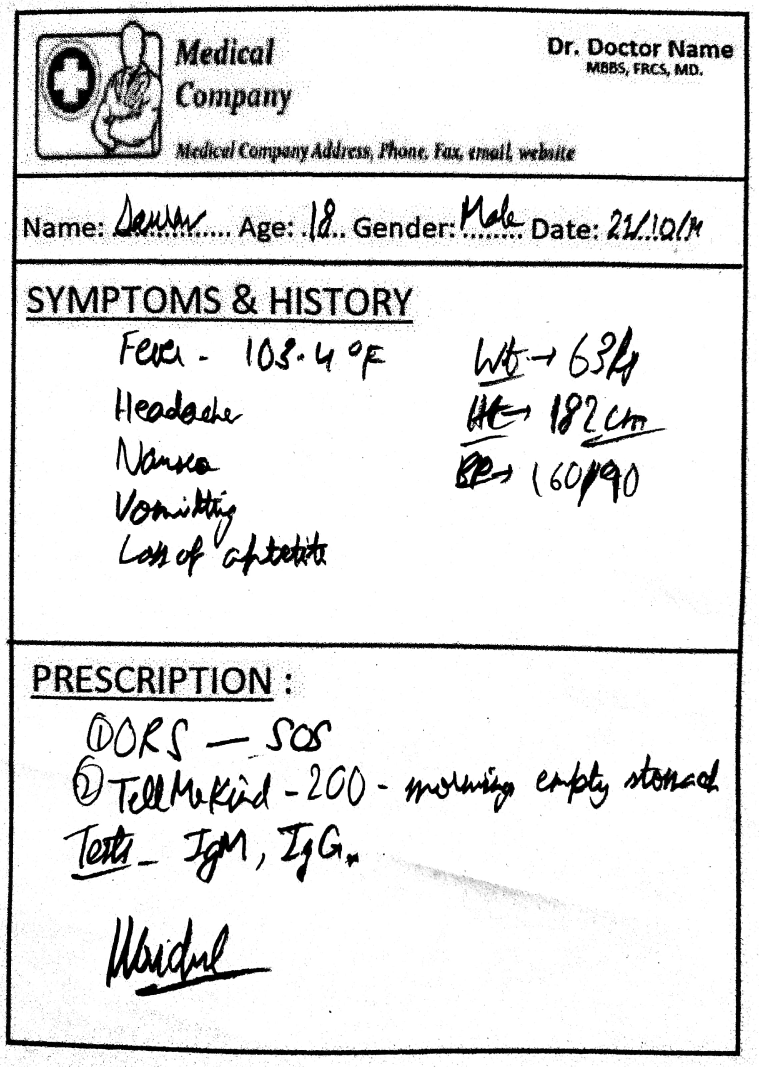
#> input picture test dataset/New Doc 2018-03-21_10.jpg, 2276 x 3200 px, found by its file name (shown at 1/3 size)
$ python box.py '../test dataset/New Doc 2018-03-21_1.jpg' '../test dataset/New Doc 2018-03-21_10.jpg'
#> lines starting #> are read from the running program, lines starting #| are printed output that depends on the picture; after the words box and inside, x2 and y2 are one past the last pixel; in counts of white or black regions, pixels touching at a corner belong together
#> further down, img1 is the input picture: shape (3200, 2276, 3); min 0, max 255, mean 226.3
### static/four_point_transform.py
# import the necessary packages
import numpy as np
import cv2

def order_points(pts):
	# initialzie a list of coordinates that will be ordered
	# such that the first entry in the list is the top-left,
	# the second entry is the top-right, the third is the
	# bottom-right, and the fourth is the bottom-left
	rect = np.zeros((4, 2), dtype = "float32")

	# the top-left point will have the smallest sum, whereas
	# the bottom-right point will have the largest sum
	s = pts.sum(axis = 1)
	rect[0] = pts[np.argmin(s)]
	rect[2] = pts[np.argmax(s)]

	# now, compute the difference between the points, the
	# top-right point will have the smallest difference,
	# whereas the bottom-left will have the largest difference
	diff = np.diff(pts, axis = 1)
	rect[1] = pts[np.argmin(diff)]
	rect[3] = pts[np.argmax(diff)]

	# return the ordered coordinates
	return rect

def four_point_transform(image, pts):
	# obtain a consistent order of the points and unpack them
	# individually
	rect = order_points(pts)
	(tl, tr, br, bl) = rect

	# compute the width of the new image, which will be the
	# maximum distance between bottom-right and bottom-left
	# x-coordiates or the top-right and top-left x-coordinates
	widthA = np.sqrt(((br[0] - bl[0]) ** 2) + ((br[1] - bl[1]) ** 2))
	widthB = np.sqrt(((tr[0] - tl[0]) ** 2) + ((tr[1] - tl[1]) ** 2))
	maxWidth = max(int(widthA), int(widthB))

	# compute the height of the new image, which will be the
	# maximum distance between the top-right and bottom-right
	# y-coordinates or the top-left and bottom-left y-coordinates
	heightA = np.sqrt(((tr[0] - br[0]) ** 2) + ((tr[1] - br[1]) ** 2))
	heightB = np.sqrt(((tl[0] - bl[0]) ** 2) + ((tl[1] - bl[1]) ** 2))
	maxHeight = max(int(heightA), int(heightB))

	# now that we have the dimensions of the new image, construct
	# the set of destination points to obtain a "birds eye view",
	# (i.e. top-down view) of the image, again specifying points
	# in the top-left, top-right, bottom-right, and bottom-left
	# order
	dst = np.array([
		[0, 0],
		[maxWidth - 1, 0],
		[maxWidth - 1, maxHeight - 1],
		[0, maxHeight - 1]], dtype = "float32")

	# compute the perspective transform matrix and then apply it
	M = cv2.getPerspectiveTransform(rect, dst)
	warped = cv2.warpPerspective(image, M, (maxWidth, maxHeight))

	# return the warped image
	return warped

### static/box.py
import sys
import os
import cv2
import numpy as np
# import imutils
from four_point_transform import four_point_transform

fullpath=os.path.dirname(os.path.realpath(__file__))

timestamp = sys.argv[1]
file_ext = sys.argv[2]


def func(image):
	bordersize=100
	image_padded=cv2.copyMakeBorder(image, top=bordersize, bottom=bordersize, left=bordersize, right=bordersize, borderType= cv2.BORDER_CONSTANT, value=[255,255,255])
	cpy = image_padded.copy()

	gray = cv2.cvtColor(cpy,cv2.COLOR_BGR2GRAY)
	#cv2.imshow("gray", imutils.resize(gray, height = 650))
	#cv2.waitKey(0)

	noiserem = cv2.GaussianBlur(gray, (5,5), 0)

	edges = cv2.Canny(noiserem,150,200,apertureSize = 3)
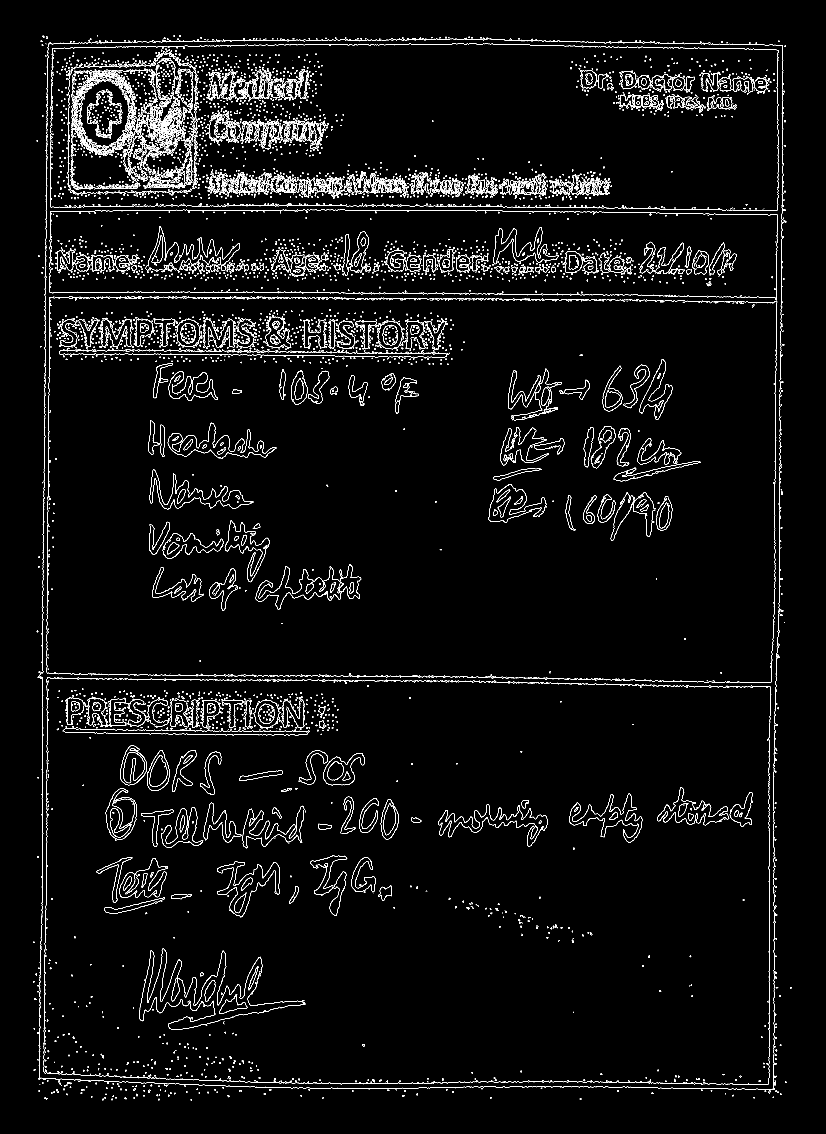
#> edges: shape (3400, 2476) (shown at 1/3 size); 2.7% white in thin lines or dots, all inside (x1, y1, x2, y2) = (99, 105, 2375, 3301)
	#cv2.imshow("edges", imutils.resize(edges, height = 650))
	#cv2.waitKey(0)

	lines = cv2.HoughLines(edges,2,np.pi/180,600)
#> lines = 85 rows, first 8: [140, 0], [128, 0], [630, 1.57], [2324, 0], [2308, 0], [574, 1.57], [108, 1.59], [584, 1.55]

	for x in range(0, len(lines)):
    	#for x1,y1,x2,y2 in lines[x]:
		for rho,theta in lines[x]:
	    		a = np.cos(theta)
	    		b = np.sin(theta)
	    		x0 = a*rho
	    		y0 = b*rho

	    		x1 = int(x0 + 10000*(-b))
	    		y1 = int(y0 + 10000*(a))
	    		x2 = int(x0 - 10000*(-b))
	    		y2 = int(y0 - 10000*(a))


	    		cv2.line(cpy,(x1,y1),(x2,y2),(0,0,255),5)
#> this loop made 85 passes

	#cv2.imshow("This",imutils.resize(cpy, height = 650))
	#cv2.waitKey(0)
	x_tl = -10000
	y_tl = -10000

	x_tr = 10000
	y_tr = -10000

	x_bl = -10000
	y_bl = 10000

	x_br = 10000
	y_br = 10000

	points = {}
	#cv2.circle(cpy, (20, 1669), 50, (0,255,0), 10)
	for x in range(len(lines)):
		for y in range(x+1, len(lines)):
			#print(lines)
			r1,theta1 = lines[x][0]
			r2,theta2 = lines[y][0]
			#print(abs(theta1-theta2))

			if((theta1 > 10.0*np.pi/180.0 and theta1< 80.0*np.pi/180.0) or (theta1 > 100.0*np.pi/180.0 and theta1< 170.0*np.pi/180.0)):
				continue
			if((theta2 > 10.0*np.pi/180.0 and theta2< 80.0*np.pi/180.0) or (theta2 > 100.0*np.pi/180.0 and theta2< 170.0*np.pi/180.0)):
				continue
			if(abs(theta1 - theta2)<5.0*np.pi/180.0):
				continue
			if(abs(theta1 - theta2)>175.0*np.pi/180.0):
				continue
			#print([theta1*180.0/np.pi ,theta2*180.0/np.pi])
			s1 = np.sin(theta1)
			c1 = np.cos(theta1)
			s2 = np.sin(theta2)
			c2 = np.cos(theta2)
			d = np.sin(theta2 - theta1)
			x1 = (r1*s2 - r2*s1)/d
			y1 = (r2*c1 - r1*c2)/d
			#points.append([x,y])
			cv2.circle(cpy,(x1,y1), 50, (255,0,0), 10)


			if( (0 - x1)*(0 - x1) + (0 - y1)*(0 - y1) < (0 - x_tl)*(0 - x_tl) + (0 - y_tl)*(0 - y_tl) ):
				x_tl = x1
				y_tl = y1

			if( (0 - x1)*(0 - x1) + (cpy.shape[0] - y1)*(cpy.shape[0] - y1) < (0 - x_bl)*(0 - x_bl) + (cpy.shape[0] - y_bl)*(cpy.shape[0] - y_bl) ):
				x_bl = x1
				y_bl = y1

			if( (cpy.shape[1] - x1)*(cpy.shape[1] - x1) + (0 - y1)*(0 - y1) < (cpy.shape[1] - x_tr)*(cpy.shape[1] - x_tr) + (0 - y_tr)*(0 - y_tr) ):
				x_tr = x1
				y_tr = y1

			if( (cpy.shape[1] - x1)*(cpy.shape[1] - x1) + (cpy.shape[0] - y1)*(cpy.shape[0] - y1) < (cpy.shape[1] - x_br)*(cpy.shape[1] - x_br) + (cpy.shape[0] - y_br)*(cpy.shape[0] - y_br) ):
				x_br = x1
				y_br = y1
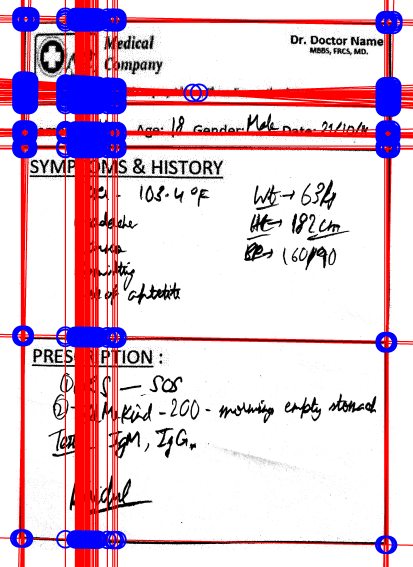
#> cpy: shape (3400, 2476, 3) (shown at 1/6 size); mean B, G, R 213.3, 197.4, 224.9
#> after the loop, x_bl = 115.6; x_br = 2328; x_tl = 128; x_tr = 2360.3; y_bl = 3230.5; y_br = 3269.1; y_tl = 96.25; y_tr = 120

	cv2.circle(cpy,(x_tl,y_tl), 200, (255,255,0), 10)
	cv2.circle(cpy,(x_tr,y_tr), 150, (255,255,0), 10)
	cv2.circle(cpy,(x_bl,y_bl), 100, (255,255,0), 10)
	cv2.circle(cpy,(x_br,y_br), 50, (255,255,0), 10)

	cv2.line(image_padded ,(x_tl,y_tl), (x_tr, y_tr), (255,0,0), 10)
	cv2.line(image_padded ,(x_tr,y_tr), (x_br, y_br), (255,0,0), 10)
	cv2.line(image_padded ,(x_br,y_br), (x_bl, y_bl), (255,0,0), 10)
	cv2.line(image_padded ,(x_bl,y_bl), (x_tl, y_tl), (255,0,0), 10)
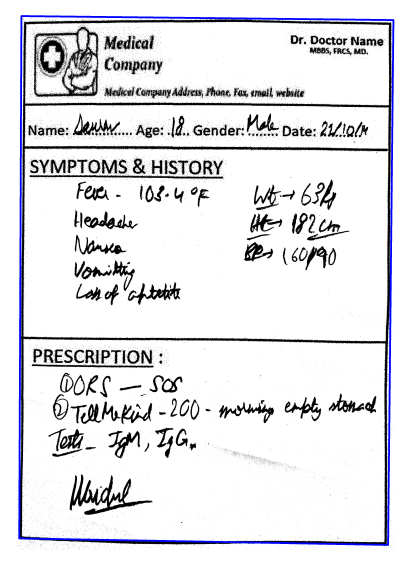
#> image_padded: shape (3400, 2476, 3) (shown at 1/6 size); mean B, G, R 230.7, 227.1, 227.1


	#cv2.imshow("This",imutils.resize(cpy, height = 650))
	#cv2.waitKey(0)

	points = np.array([ [x_tl, y_tl], [x_bl, y_bl], [x_br,y_br], [x_tr, y_tr]])
#> points = [[128, 96.25], [115.6, 3230.5], [2328, 3269.1], [2360.3, 120]]
	return image_padded,points


def pre_process(image):
	cpy = image.copy()
	#cv2.imshow("original",imutils.resize(image,height = 650))
	cpy,points = func(image)
	#cv2.imshow("ouput", imutils.resize(cpy,height = 650))
	warped = four_point_transform(cpy, points)
#> in order_points, `s = pts.sum(axis = 1)`: s = [224.2, 3346.1, 5597.1, 2480.3]
#> in order_points, `diff = np.diff(pts, axis = 1)`: diff = [-31.75, 3114.9, 941.1, -2240.3]
#> in four_point_transform, `rect = order_points(pts)`: rect = [[128, 96.25], [2360.3, 120], [2328, 3269.1], [115.6, 3230.5]]
#> in four_point_transform, `(tl, tr, br, bl) = rect`: tl = [128, 96.25]; tr = [2360.3, 120]; br = [2328, 3269.1]; bl = [115.6, 3230.5]
#> in four_point_transform, `widthA = np.sqrt(((br[0] - bl[0]) ** 2) + ((br[1] - bl[1]) ** 2))`: widthA = 2212.7
#> in four_point_transform, `widthB = np.sqrt(((tr[0] - tl[0]) ** 2) + ((tr[1] - tl[1]) ** 2))`: widthB = 2232.4
#> in four_point_transform, `maxWidth = max(int(widthA), int(widthB))`: maxWidth = 2232
#> in four_point_transform, `heightA = np.sqrt(((tr[0] - br[0]) ** 2) + ((tr[1] - br[1]) ** 2))`: heightA = 3149.3
#> in four_point_transform, `heightB = np.sqrt(((tl[0] - bl[0]) ** 2) + ((tl[1] - bl[1]) ** 2))`: heightB = 3134.3
#> in four_point_transform, `maxHeight = max(int(heightA), int(heightB))`: maxHeight = 3149
#> in four_point_transform, `dst = np.array([ [0, 0], [maxWidth - 1, 0], [maxWidth - 1, maxHeight -..`: dst = [[0, 0], [2231, 0], [2231, 3148], [0, 3148]]
#> in four_point_transform, `M = cv2.getPerspectiveTransform(rect, dst)`: M = [[1, 0.00396, -128.9], [-0.0106, 0.995, -94.46], [2.2e-06, -2.81e-06, 1]]
	#cv2.imshow("warped", imutils.resize(warped, height = 650))
	#cv2.waitKey(0)
	return warped

img1=cv2.imread(fullpath+'/uploads/'+timestamp+'/input.'+file_ext)
warped = pre_process(img1)
img1=cv2.resize(warped,(589,821))
#> img1: shape (821, 589, 3)
cv2.imwrite(fullpath+'/uploads/'+timestamp+'/preprocessed-resized.'+file_ext,img1)


ret,binary = cv2.threshold(img1,205,255,cv2.THRESH_BINARY)
cv2.imwrite(fullpath+'/uploads/'+timestamp+'/binary_for_frontend.'+file_ext, binary)


img=img1
cv_size = lambda img: tuple(img.shape[1::-1])
s=cv_size(img)
#> s = (589, 821)
m=s[1]/821
#> m = 1
ret,img = cv2.threshold(img,120,255,cv2.THRESH_BINARY)
cv2.rectangle(img,(int(8*m),int(8*m)),(int(579*m),int(136*m)),(0,255,0),5)
cv2.rectangle(img,(int(8*m),int(136*m)),(int(579*m),int(204*m)),(0,255,0),5)
cv2.rectangle(img,(int(8*m),int(204*m)),(int(579*m),int(501*m)),(0,255,0),5)
cv2.rectangle(img,(int(8*m),int(501*m)),(int(579*m),int(813*m)),(0,255,0),5)
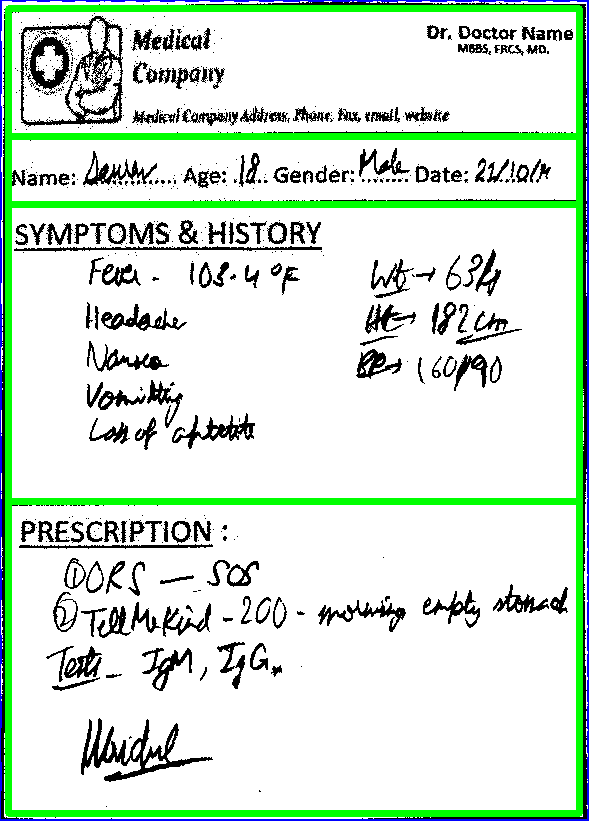
#> img: shape (821, 589, 3); mean B, G, R 215.2, 228.9, 212.5
cv2.imwrite(fullpath+'/uploads/'+timestamp+'/ROIsegmented.'+file_ext,img)

$ run again, on test dataset/New Doc 2018-03-21_11.jpg
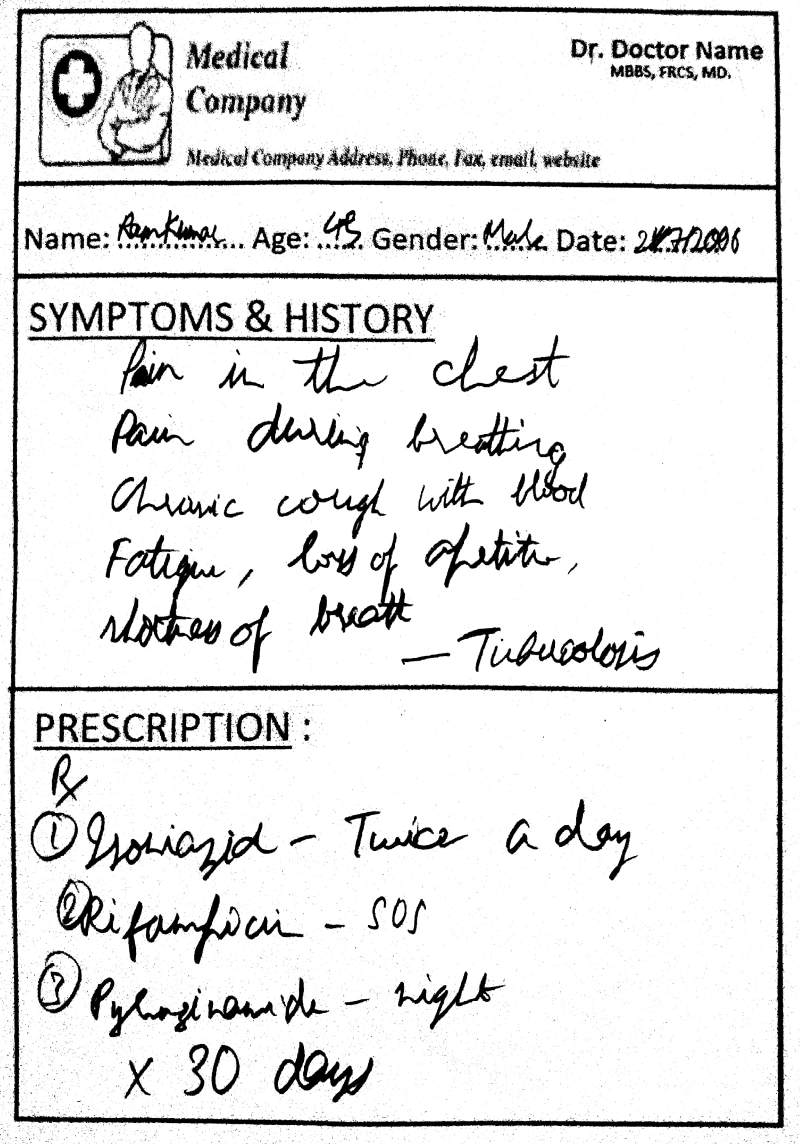
#> input picture test dataset/New Doc 2018-03-21_11.jpg, 2400 x 3432 px, found by its file name (shown at 1/3 size)
#> img1 is the input picture: shape (3432, 2400, 3); min 0, max 255, mean 227.9
#> in func, `edges = cv2.Canny(noiserem,150,200,apertureSize = 3)`:
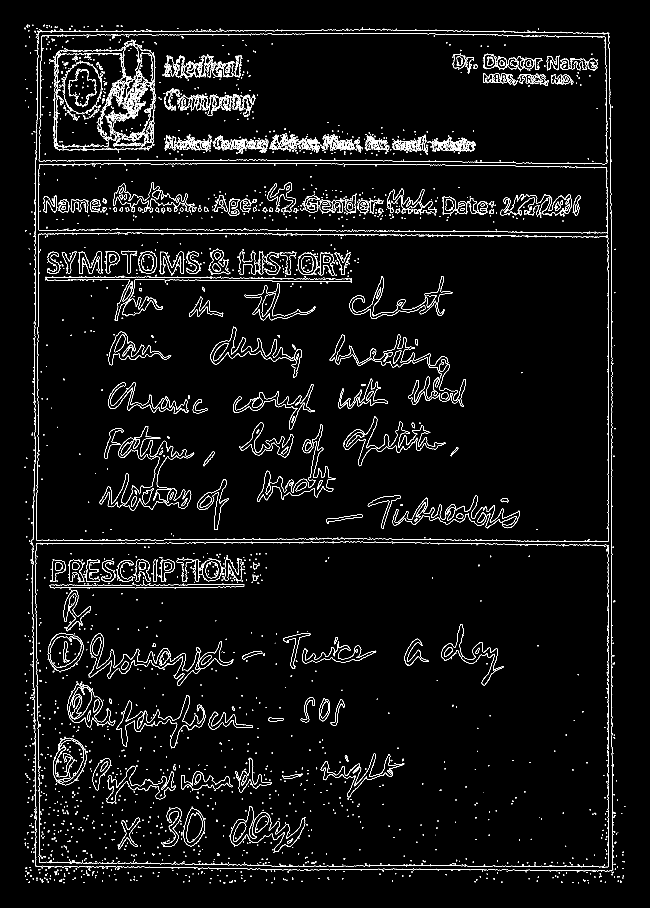
#> edges: shape (3632, 2600) (shown at 1/4 size); 2.3% white in thin lines or dots, all inside (x1, y1, x2, y2) = (99, 99, 2501, 3533)
#> lines = 45 rows, first 8: [2432, 0], [2448, 0], [140, 0], [152, 0], [168, 0.0175], [3464, 1.57], [3442, 1.59], [144, 0]
#> the loop in func, `for x in range(0, len(lines)):` made 45 passes
#> the loop in func, `for x in range(len(lines)):` made 45 passes
#> after the loop in func, `for x in range(len(lines)):`: x_bl = 107.3; x_br = 2448; x_tl = 89.65; x_tr = 2448; y_bl = 3478; y_br = 3501.3; y_tl = 93.58; y_tr = 124
#> in func, `points = np.array([ [x_tl, y_tl], [x_bl, y_bl], [x_br,y_br], [x_tr, y_..`: points = [[89.65, 93.58], [107.3, 3478], [2448, 3501.3], [2448, 124]]
#> in order_points, `s = pts.sum(axis = 1)`: s = [183.2, 3585.3, 5949.3, 2572]
#> diff = [3.93, 3370.7, 1053.3, -2324]
#> rect = [[89.65, 93.58], [2448, 124], [2448, 3501.3], [107.3, 3478]]
#> tl = [89.65, 93.58]; tr = [2448, 124]; br = [2448, 3501.3]; bl = [107.3, 3478]
#> widthA = 2340.8
#> widthB = 2358.5
#> maxWidth = 2358
#> heightA = 3377.3
#> heightB = 3384.5
#> maxHeight = 3384
#> dst = [[0, 0], [2357, 0], [2357, 3383], [0, 3383]]
#> M = [[0.997, -0.00521, -88.9], [-0.0128, 0.992, -91.67], [-8.47e-07, -2.21e-06, 1]]
#> img1: shape (821, 589, 3)
#> `s=cv_size(img)`: s = (589, 821)
#> m = 1
#> `cv2.rectangle(img,(int(8*m),int(501*m)),(int(579*m),int(813*m)),(0,255..`:
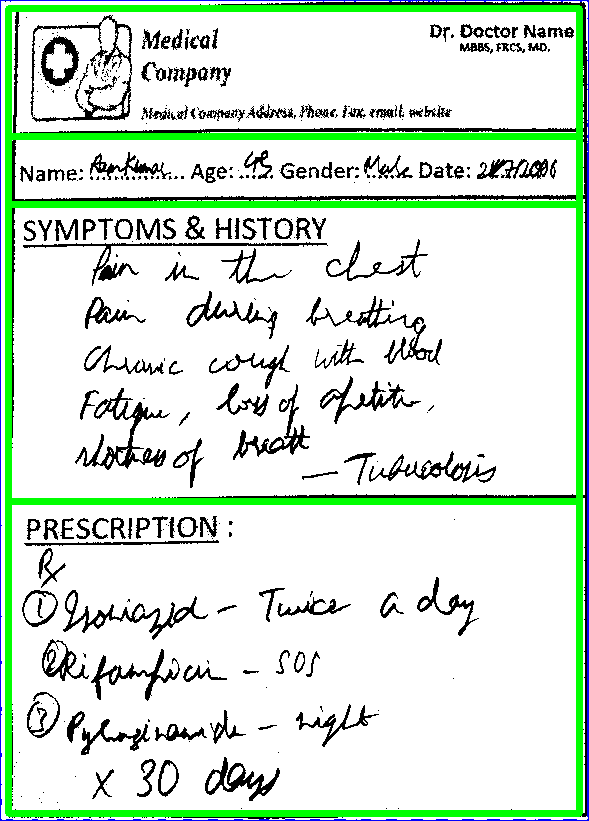
#> img: shape (821, 589, 3); mean B, G, R 215, 229.4, 213
